Frame 1 (no input): blank canvas, image omitted
Frame 60 (no input): blank canvas, image omitted
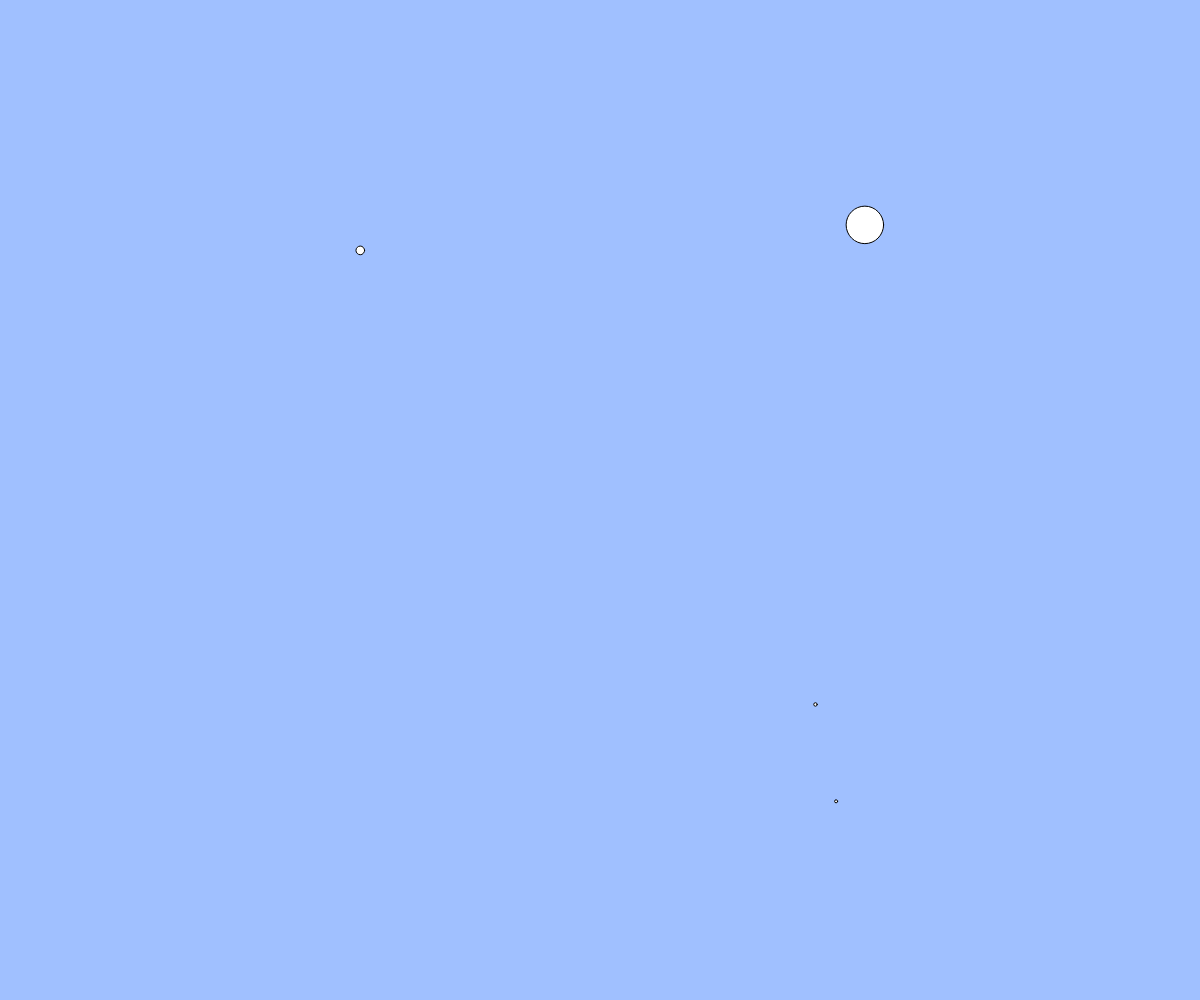
Frame 120 (the mouse pressed at the canvas centre since frame 60)

The p5.js sketch whose frames 1 and 60 were blank and that drew this single picture after the mouse press (run headless with seeded random() and noise() and a simulated clock; from frame 60 on, the mouse is pressed at the canvas centre):

// p5.js sketch
// ── sketch.js
//　テキスト「オブジェクト」
// 練習問題：ボールのサイズをランダムに変更してみよう
// 練習問題：何も操作しなくてもボールが湧いてくる機能を追加しよう

let balls;

function setup(){
  createCanvas(windowWidth, windowHeight);
  count = 0;
  cycle = 100;
  balls = [];
}

function draw(){
  background(160, 192, 255);
  count = (count + 1) % cycle;
  for(let i = 0; i < balls.length; i++){ // すべてのボールを描画し、速度の分だけ移動させる
    let b = balls[i];
    ellipse(b.x, b.y, b.size);
    b.x += b.vx;
    b.y += b.vy;
  }

  if(count % 30 == 0){
  const b ={x:random(windowWidth), y:random(windowHeight), size:random(50), vx:random(0.25), vy:random(0.25)}
  balls.push(b)
  }
}

function mouseDragged(){ // ドラッグされたらボールを増やす
  const dx = mouseX - pmouseX;
  const dy = mouseY - pmouseY;
  if(mag(dx, dy) > 5){ // mag(x,y) はベクトル(x,y)の長さ
    const b = { x: mouseX, y: mouseY, size:random(50), vx: dx, vy: dy };
    balls.push(b);
  }
}

function windowResized(){
  resizeCanvas(windowWidth, windowHeight);
}
